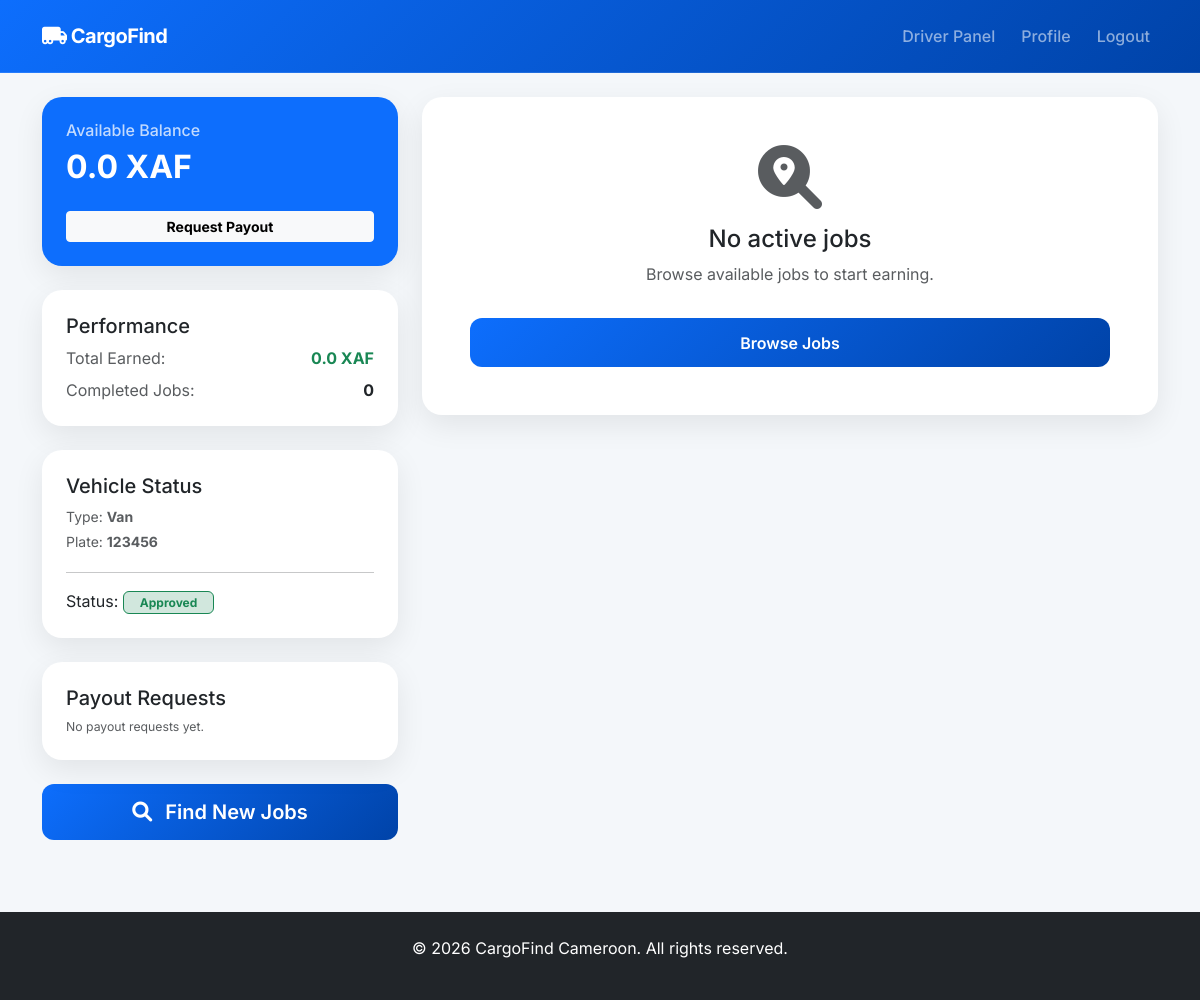
/driver/dashboard (signed in), run on the app's committed database.
### models.py (models this page shows, shortened)
class Wallet(db.Model):
    id = db.Column(db.Integer, primary_key=True)
    user_id = db.Column(db.Integer, db.ForeignKey('user.id'), nullable=False)
    balance = db.Column(db.Float, default=0.0)
    total_earned = db.Column(db.Float, default=0.0)
    updated_at = db.Column(db.DateTime, default=datetime.utcnow, onupdate=datetime.utcnow)

class User(UserMixin, db.Model):
    id = db.Column(db.Integer, primary_key=True)
    email = db.Column(db.String(120), unique=True, nullable=False)
    phone = db.Column(db.String(20), unique=True, nullable=False)
    password_hash = db.Column(db.String(255), nullable=False)
    full_name = db.Column(db.String(100), nullable=False)
    address = db.Column(db.String(200))
    role = db.Column(db.String(20), nullable=False) # 'customer', 'driver', 'admin'
    vehicle_type = db.Column(db.String(50)) # 'bike', 'car', 'van', 'truck'
    vehicle_id = db.Column(db.String(50))
    is_active = db.Column(db.Boolean, default=True)
    is_approved = db.Column(db.Boolean, default=False) # Admin approval
    current_lat = db.Column(db.Float)
    current_lng = db.Column(db.Float)
    deliveries_as_customer = db.relationship('Delivery', backref='customer', foreign_keys='Delivery.customer_id')
    deliveries_as_driver = db.relationship('Delivery', backref='driver', foreign_keys='Delivery.driver_id')
    notifications = db.relationship('Notification', backref='user', lazy=True)
    wallet = db.relationship('Wallet', backref='user', uselist=False)
    payout_requests = db.relationship('PayoutRequest', backref='user', lazy=True)

### app.py (the view)
@app.route('/driver/dashboard')
@login_required
def driver_dashboard():
    if current_user.role != 'driver':
        return redirect(url_for('index'))
    active_job = Delivery.query.filter_by(driver_id=current_user.id).filter(Delivery.status != 'Delivered').first()
    completed_jobs = Delivery.query.filter_by(driver_id=current_user.id, status='Delivered').all()
    total_earnings = sum(job.total_cost for job in completed_jobs if job.payment_status == 'Paid')
    payout_requests = PayoutRequest.query.filter_by(user_id=current_user.id).order_by(PayoutRequest.created_at.desc()).all()
    return render_template('driver/dashboard.html',
                           active_job=active_job,
                           completed_count=len(completed_jobs),
                           earnings=total_earnings,
                           payout_requests=payout_requests)

### app.py (called while the page is built)
@login_manager.user_loader
def load_user(user_id):
    return User.query.get(int(user_id))

### templates/driver/dashboard.html (shortened to what this page needs)
{% extends "base.html" %}
{% block content %}
<div class="row">
    <div class="col-md-4">
        <div class="card p-4 mb-4 stats-card bg-primary text-white border-0">
            <h6 class="opacity-75">Available Balance</h6>
            <h2 class="fw-bold">{{ current_user.wallet.balance if current_user.wallet else 0 }} XAF</h2>
            <button class="btn btn-light btn-sm mt-3 fw-bold" data-bs-toggle="modal" data-bs-target="#payoutModal">Request Payout</button>
        </div>
        <div class="card p-4 mb-4">
            <h5>Performance</h5>
            <div class="d-flex justify-content-between mb-2">
                <span class="text-muted">Total Earned:</span>
                <span class="fw-bold text-success">{{ current_user.wallet.total_earned if current_user.wallet else 0 }} XAF</span>
            </div>
            <div class="d-flex justify-content-between">
                <span class="text-muted">Completed Jobs:</span>
                <span class="fw-bold">{{ completed_count }}</span>
            </div>
        </div>
        <div class="card p-4 mb-4">
            <h5>Vehicle Status</h5>
            <p class="mb-1 text-muted small">Type: <strong>{{ current_user.vehicle_type | capitalize }}</strong></p>
            <p class="mb-1 text-muted small">Plate: <strong>{{ current_user.vehicle_id }}</strong></p>
            <hr>
            <p class="mb-0">Status:
                {% if current_user.is_approved %}
                    <span class="badge bg-success-subtle text-success border border-success px-3">Approved</span>
                {% else %}
                    <span class="badge bg-warning-subtle text-warning border border-warning px-3">Pending</span>
                {% endif %}
            </p>
        </div>
        <div class="card p-4 mb-4">
            <h5>Payout Requests</h5>
            <div class="overflow-auto" style="max-height: 200px;">
                <ul class="list-group list-group-flush small">
                    {% for p in payout_requests %}
                        <li class="list-group-item px-0 d-flex justify-content-between align-items-center">
                            <div>
                                <span class="fw-bold">{{ p.amount }} XAF</span><br>
                                <span class="text-muted">{{ p.created_at.strftime('%Y-%m-%d') }}</span>
                            </div>
                            <span class="badge {% if p.status == 'Pending' %}bg-warning{% elif p.status == 'Processed' %}bg-success{% else %}bg-danger{% endif %}">
                                {{ p.status }}
                            </span>
                        </li>
                    {% else %}
                        <p class="text-muted small mb-0">No payout requests yet.</p>
                    {% endfor %}
                </ul>
            </div>
        </div>
        <a href="{{ url_for('available_jobs') }}" class="btn btn-primary btn-lg w-100 mb-4 {% if not current_user.is_approved %}disabled{% endif %}">
            <i class="fas fa-search me-2"></i> Find New Jobs
        </a>
    </div>
    <div class="col-md-8">
        {% if active_job %}
            <div class="card p-4 border-primary">
                <div class="d-flex justify-content-between align-items-center mb-3">
                    <h3>Active Delivery #{{ active_job.id }}</h3>
                    <span class="badge bg-warning text-dark">{{ active_job.status }}</span>
                </div>
                <div class="row mb-3">
                    <div class="col-4">
                        <h6><i class="fas fa-map-marker-alt text-success"></i> Pickup</h6>
                        <p class="small">{{ active_job.pickup_location }}</p>
                    </div>
                    <div class="col-4">
                        <h6><i class="fas fa-flag-checkered text-danger"></i> Drop-off</h6>
                        <p class="small">{{ active_job.dropoff_location }}</p>
                    </div>
                    <div class="col-4">
                        <h6><i class="fas fa-phone text-primary"></i> Customer</h6>
                        <p class="small"><a href="tel:{{ active_job.customer.phone }}" class="text-decoration-none">{{ active_job.customer.phone }}</a></p>
                    </div>
                </div>
                <div class="mb-4">
                    <h6>Update Status</h6>
                    <div class="d-flex gap-2">
                        <form action="{{ url_for('update_status', delivery_id=active_job.id) }}" method="POST" class="d-flex gap-2 flex-grow-1">
                            <select name="status" class="form-select">
                                <option value="Accepted" {% if active_job.status == 'Accepted' %}selected{% endif %}>Accepted</option>
                                <option value="Picked Up" {% if active_job.status == 'Picked Up' %}selected{% endif %}>Picked Up</option>
                                <option value="In Transit" {% if active_job.status == 'In Transit' %}selected{% endif %}>In Transit</option>
                                <option value="Traffic Delay" {% if active_job.status == 'Traffic Delay' %}selected{% endif %}>Traffic Delay</option>
                                <option value="Delivered" {% if active_job.status == 'Delivered' %}selected{% endif %}>Delivered</option>
                            </select>
                            <button type="submit" class="btn btn-primary">Update</button>
                        </form>
                        {% if active_job.status == 'Delivered' and active_job.payment_status == 'Unpaid' %}
                            <form action="{{ url_for('mark_paid', delivery_id=active_job.id) }}" method="POST">
                                <button type="submit" class="btn btn-success">Mark Paid (Cash)</button>
                            </form>
                        {% endif %}
                    </div>
                </div>
                <div id="driverMap" style="height: 300px; border-radius: 10px;"></div>
                <p class="mt-2 text-muted small"><i class="fas fa-info-circle"></i> Your location is being shared with the customer while you are in transit.</p>
            </div>
        {% else %}
            <div class="card p-5 text-center">
                <i class="fas fa-search-location fa-4x text-muted mb-3"></i>
                <h4>No active jobs</h4>
                <p class="text-muted">Browse available jobs to start earning.</p>
                <a href="{{ url_for('available_jobs') }}" class="btn btn-primary mt-3">Browse Jobs</a>
            </div>
        {% endif %}
    </div>
</div>
{% endblock %}
{% block scripts %}
<link rel="stylesheet" href="https://unpkg.com/leaflet-routing-machine@3.2.12/dist/leaflet-routing-machine.css" />
{% endblock %}

### static/css/style.css (style rules this page uses)
:root { --primary-gradient: linear-gradient(135deg, #0d6efd 0%, #0043a8 100%); --glass-bg: rgba(255, 255, 255, 0.9); --card-shadow: 0 10px 30px rgba(0, 0, 0, 0.08); }
body { font-family: 'Inter', sans-serif; background-color: #f4f7fa; color: #2d3436; }
.card { border: none; border-radius: 20px; box-shadow: var(--card-shadow); transition: transform 0.3s ease; }
.btn-primary { background: var(--primary-gradient); border: none; padding: 0.8rem 1.5rem; border-radius: 12px; font-weight: 600; }
.stats-card { border-left: 5px solid #0d6efd; }

### data on the page
Wallet: wallet "0.0"
User: vehicle_type "Van", vehicle_id "123456"

### other printed values
{{ completed_count }} "0"
